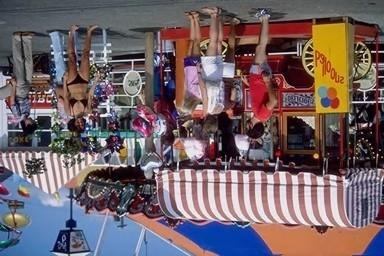
#> input picture aula8/Beach1inv.jpg, 384 x 256 px; its folder holds only this picture in this run
$ jupyter execute --allow-errors aula8.ipynb
#> lines starting #> are read from the running program, lines starting #| are printed output that depends on the picture
[cell 1]
import os
files_path = [os.path.abspath(x) for x in os.listdir('./') if x.endswith('.jpg')]
print(files_path)

[cell 2]
diretorio, arquivo = path, filename = os.path.split(files_path[0])
print(arquivo)

[cell 3]
import cv2
import numpy as np
import matplotlib.pyplot as plt

imagem = cv2.imread(arquivo)
#> imagem is the input picture: shape (256, 384, 3); mean B, G, R 102.3, 97.5, 113.2
imagemEspelhada = imagem[::-1,:,::-1]
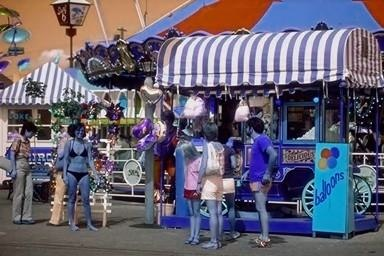
#> imagemEspelhada: shape (256, 384, 3); mean B, G, R 113.2, 97.5, 102.3

plt.imshow(imagem[:,:,::-1])
plt.show()
plt.imshow(imagemEspelhada)
plt.show()

[cell 4]
for img in files_path:
    dire, arq = path, filename = os.path.split(img)
    imagem =  cv2.imread(arq)
    nome = arq.split('.')
    imagemEspelhada = imagem[::-1, :, :]
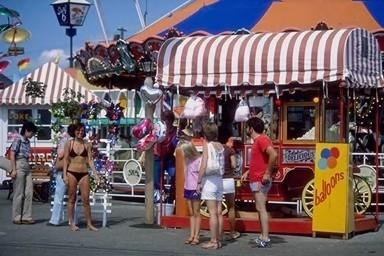
#> imagemEspelhada: shape (256, 384, 3); mean B, G, R 102.3, 97.5, 113.2
    cv2.imwrite(nome[0] + 'inv.jpg', imagemEspelhada)

[cell 5]
_ = cv2.imread('Buses10inv.jpg')
#> (the rest of this cell did not finish here and is left out)

[cell 6]
import cv2
import numpy as np
import matplotlib.pyplot as plt

imagemOriginal = cv2.imread('Buses10.jpg', 0)

#> (the rest of this cell did not finish here and is left out)

[cell 7]
def calc_histograma(path):
#> called with path = 'Flowers1.jpg'
    img = cv2.imread(path,0)
    hist = [0] * 256
    for pix in img.flatten():
        hist[pix] += 1
#> this loop made 0 passes
#> after the loop, hist = 256 values from 0 to 0
    return hist


def normalize(hist):
    total = np.sum(hist)
    arr = np.array(hist)
    arr = arr / total
    return arr

def distance_manhattan(hist1, hist2):
    distance = 0
    for pix in range(len(hist1)):
        distance += abs(hist1[pix] - hist2[pix])
    return distance

def distance_euclides(hist1, hist2):
    distance = 0
    for pix in range(len(hist1)):
        distance += (hist1[pix] - hist2[pix]) ** 2
    distance = np.sqrt(distance)
    return distance


def find(img_query):
    ranking = []
    query_ = normalize(calc_histograma(img_query))
    files_path = [os.path.abspath(x) for x in os.listdir('./') if x.endswith('.jpg')]
    for img in files_path:
        dire, arq = path, filename = os.path.split(img)
        hist_normal = normalize(calc_histograma(arq))
        ranking.append((distance_manhattan(hist_normal, query_),arq))
    return sorted(ranking)

#> (the rest of this cell did not finish here and is left out)

$ run again, on aula8/Buildings3inv.jpg
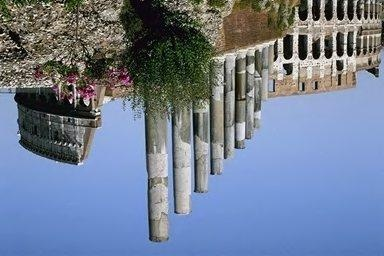
#> input picture aula8/Buildings3inv.jpg, 384 x 256 px
#> imagem is the input picture: shape (256, 384, 3); mean B, G, R 147.1, 125.1, 112
#> `imagemEspelhada = imagem[::-1,:,::-1]`:
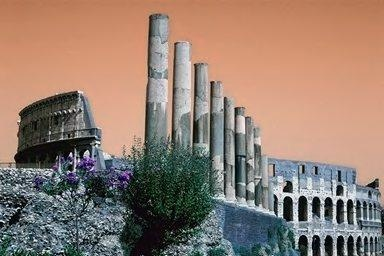
#> imagemEspelhada: shape (256, 384, 3); mean B, G, R 112, 125.1, 147.1
#> `imagemEspelhada = imagem[::-1, :, :]`:
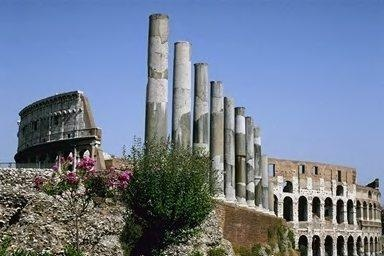
#> imagemEspelhada: shape (256, 384, 3); mean B, G, R 147.1, 125.1, 112
#> after the loop in calc_histograma, `for pix in img.flatten():`: hist = 256 values from 0 to 0

$ run again, on aula8/Beach2inv.jpg
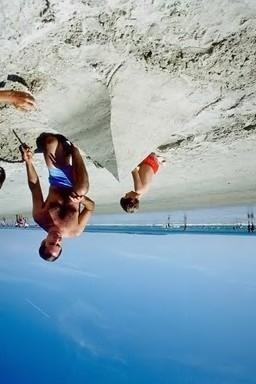
#> input picture aula8/Beach2inv.jpg, 256 x 384 px
#> imagem is the input picture: shape (384, 256, 3); mean B, G, R 178.6, 163.8, 138.2
#> `imagemEspelhada = imagem[::-1,:,::-1]`:
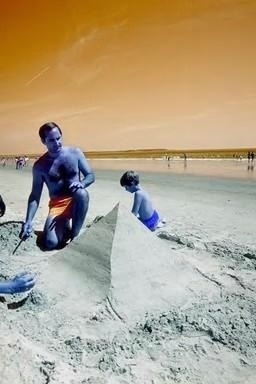
#> imagemEspelhada: shape (384, 256, 3); mean B, G, R 138.2, 163.8, 178.6
#> `imagemEspelhada = imagem[::-1, :, :]`:
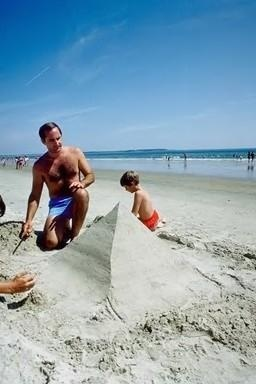
#> imagemEspelhada: shape (384, 256, 3); mean B, G, R 178.6, 163.8, 138.2
#> after the loop in calc_histograma, `for pix in img.flatten():`: hist = 256 values from 0 to 0
